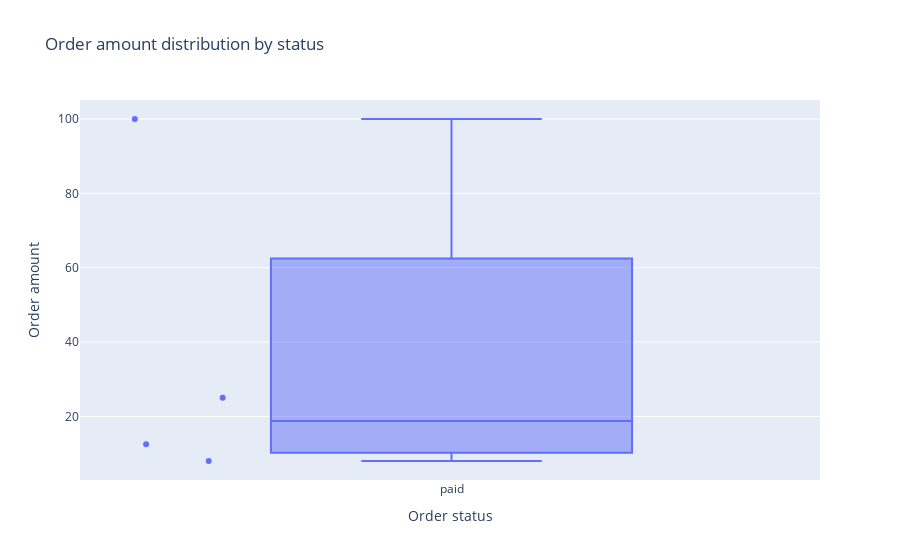

This figure's notebook cell:
### Markdown cell above
## Bootstrap comparison

### Code cell
fig = px.box(df,x="status_clean",y="amount",title="Order amount distribution by status",points="all")

fig.update_layout(title={"x": 0.05})
fig.update_xaxes(title_text="Order status")
fig.update_yaxes(title_text="Order amount")

save_fig(fig, FIGS / "amount_by_status_box.png")
fig

### Figure 1 — Plotly figure (JSON) as saved in the notebook; plotly's stock layout.template omitted (floating-point values rounded to 4 significant figures)
{"data": [{"alignmentgroup": "True", "boxpoints": "all", "hovertemplate": "status_clean=%{x}<br>amount=%{y}<extra></extra>", "legendgroup": "", "marker": {"color": "#636efa"}, "name": "", "notched": false, "offsetgroup": "", "orientation": "v", "showlegend": false, "type": "box", "x": ["paid", "paid", "refund", "paid", "paid"], "x0": " ", "xaxis": "x", "y": [12.5, 8.0, NaN, 25.0, 100.0], "y0": " ", "yaxis": "y"}], "layout": {"boxmode": "group", "legend": {"tracegroupgap": 0}, "title": {"text": "Order amount distribution by status", "x": 0.05}, "xaxis": {"anchor": "y", "domain": [0, 1], "title": {"text": "Order status"}}, "yaxis": {"anchor": "x", "domain": [0, 1], "title": {"text": "Order amount"}}}}
